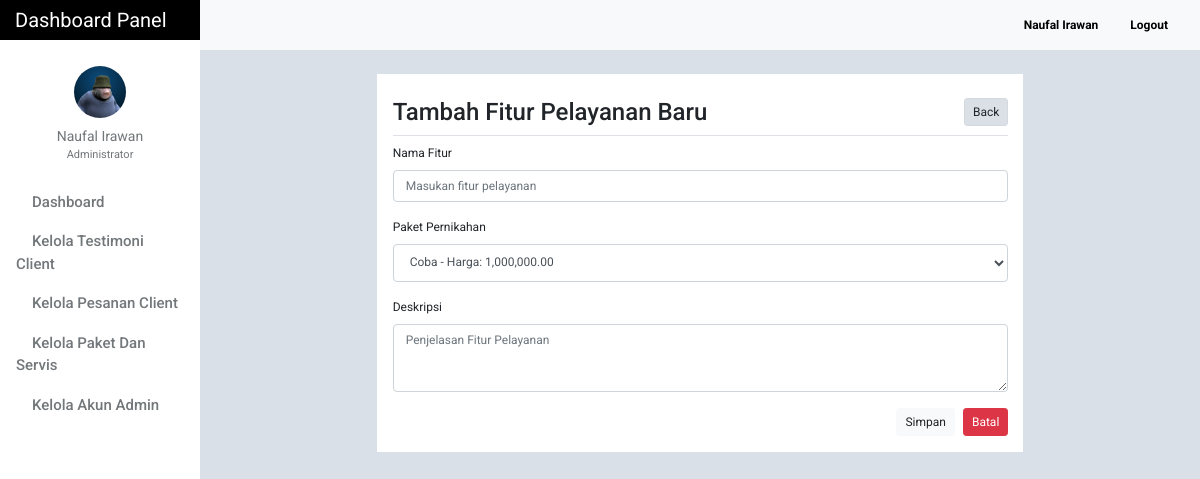
Screenshot of /admin/feature_add.php (signed in) with the database file from the repository.
### tables this page shows
CREATE TABLE `tblusers` (
  `id` int(11) NOT NULL,
  `firstname` varchar(32) NOT NULL,
  `lastname` varchar(32) NOT NULL,
  `gender` enum('m','f') NOT NULL,
  `username` varchar(50) NOT NULL,
  `password` varchar(50) NOT NULL,
  `email` varchar(100) NOT NULL,
  `designation` varchar(100) NOT NULL,
  `address` text NOT NULL,
  `access_level` enum('0','1','2') NOT NULL,
  `profile_picture` varchar(100) NOT NULL,
  `date_created` varchar(100) NOT NULL
);

### admin/include/database.php (called while the page is built, shortened)
<?php
class Database
{
    public $connection;
    public function open_connection()
    {
        $this->connection = mysqli_connect(DB_HOST, DB_USER, DB_PASS, DB_NAME);
    }
    public function query($sql)
    {
        $result = mysqli_query($this->connection, $sql);
        return $result;
    }
}
$db = new Database();
?>

### admin/include/db_object.php (called while the page is built, shortened)
<?php
class DB_Object
{
    public static function find_all() {
        return static::find_by_query("SELECT * FROM " . static::$db_table . " ORDER BY id DESC");
    }
    public static function find_by_id($id) {
        $the_result_array = static::find_by_query("SELECT * FROM " . static::$db_table . " WHERE id = $id ORDER BY id DESC  LIMIT 1 ");
        return !empty($the_result_array) ? array_shift($the_result_array) : false;
    }
    public static function find_by_query($sql) {
        global $db;
        $result_set = $db->query($sql);
        $the_object_array = array();
        while($row = mysqli_fetch_array($result_set)) {
            $the_object_array[] = static::instantiation($row);
        }
        return $the_object_array;
    }
    public static function instantiation($the_record){
        $the_object = new $calling_class;
        foreach($the_record as $the_attribute => $value)
        {
            if($the_object->has_the_attribute($the_attribute)) {
                $the_object->$the_attribute = $value;
            }
        }
        return $the_object;
    }
    private function has_the_attribute($the_attribute) {
        $object_properties = get_object_vars($this);
        return array_key_exists($the_attribute, $object_properties);
    }
}
?>

### admin/include/Users.php (called while the page is built, shortened)
<?php
class Users extends DB_Object
{
    public $profile_picture;
    public $upload_directory = "upload/users";
    public $image_placeholder = "http://placehold.it/64x64&text=images";
    public function profile_picture_picture() {
        return empty($this->profile_picture) ? $this->image_placeholder : $this->upload_directory. '/' .$this->profile_picture;
    }
}
?>

### admin/feature_add.php (the view, shortened to what this page needs)
<?php
    $category = category::find_all();
?>
<?php $users_profile = Users::find_by_id($_SESSION['id']); ?>
    <!doctype html>
    <html lang="en">
    <head>
        <link href="css/bootstrap.min.css" rel="stylesheet">
        <link href="css/dashboard.css" rel="stylesheet">
        <link rel="stylesheet" type="text/css" href="https://cdn.materialdesignicons.com/2.1.19/css/materialdesignicons.min.css">
        <link rel="stylesheet" href="../css/bootstrap-datepicker.css">
    </head>
<body>
<?php include_once 'include/sidebar.php'; ?>
    <div class="container">
        <div class="row">
            <div class="col-lg-8 offset-2 pl-3 pb-3 box-shadow mt-4">
                <form method="post" action="">
                    <h4 class="h4 mt-4 pb-2" style="border-bottom: 1px solid #dee2e6!important;">Tambah Fitur Pelayanan Baru
                     <a href="service_list.php" class="btn btn-sm btn-light active float-right" style="font-size: 12px;"><i class="mdi mdi-left-arrow"></i> Back</a></h4>
                    <div class="form-group">
                        <label for="title">Nama Fitur</label>
                        <input type="text" name="title" class="form-control" id="title"  placeholder="Masukan fitur pelayanan">
                    </div>
                    <div class="form-group">
                        <label for="wedding_type">Paket Pernikahan</label>
                        <select name="wedding_type" id="wedding_type" class="form-control">
                        <?php foreach ($category as $categories) : ?>
                            <option value="<?= $categories->id; ?>"><?= $categories->wedding_type; ?> - Harga: <?= number_format($categories->price, 2); ?></option>
                        <?php endforeach; ?>
                        </select>
                    </div>
                    <div class="form-group">
                        <label for="description">Deskripsi</label>
                        <textarea name="description" class="form-control" id="description" rows="3" placeholder="Penjelasan Fitur Pelayanan"></textarea>
                    </div>
                     <a href="service_list.php" class="btn btn-sm btn-danger float-right" style="font-size: 12px;">Batal</a>
                        <button type="submit" name="submit" class="btn btn-sm btn-light float-right mr-2" style="font-size: 12px;">Simpan</button>
                </form>
            </div>
        </div>
    </div>
<?php include_once 'include/footer.php';?>

### admin/include/sidebar.php (shortened to what this page needs)
<nav class="navbar sticky-top p-0" style="width: 16.7%;background-color: black;">
    <a class="navbar-brand col-sm-3 col-md-2 mr-0" style="color:white;" href="dashboard.php">
        Dashboard Panel
    </a>
</nav>
<div class="container-fluid">
    <div class="row">
        <nav class="col-md-2 d-none d-md-block bg-light sidebar">
            <div class="sidebar-sticky">
                <ul class="nav flex-column">
                    <li class="nav-item mt-3">
                        <div class="text-center">
                            <a href="users_profile.php" class="user-button">
                                <img src="<?= $users_profile->profile_picture_picture(); ?>" class="img-fluid rounded-circle" width="52" height="52" alt="">
                                <div class="user-profile"><?= $users_profile->firstname . ' ' . $users_profile->lastname; ?></div>
                            </a>
                                <div class="text-center mt-0" style="font-size: 11px;color:#72777a;">
                                    <?= ($users_profile->designation == 0) ? 'Administrator' : 'Moderator'; ?>
                                </div>
                        </div>
                    </li>
                    <li class="nav-item"><div class="dropdown-divider"></div></li>
                    <li class="nav-item">
                        <a class="nav-link" href="dashboard.php">
                            Dashboard <span class="sr-only">(current)</span>
                        </a>
                    </li>
                    <li class="nav-item"><div class="dropdown-divider"></div></li>
                    <li class="nav-item">
                        <a class="nav-link" href="testimoni.php">
                            Kelola Testimoni Client
                        </a>
                    </li>
                    <li class="nav-item"><div class="dropdown-divider"></div></li>
                    <li class="nav-item">
                        <a class="nav-link" href="client.php" >
                            Kelola Pesanan Client
                        </a>
                    </li>
                    <li class="nav-item"><div class="dropdown-divider"></div></li>
                    <li class="nav-item">
                        <a class="nav-link" href="service_list.php">
                            Kelola Paket dan Servis
                        </a>
                    </li>
                    <li class="nav-item"><div class="dropdown-divider"></div></li>
                    <li class="nav-item">
                        <a class="nav-link" href="users.php">
                            Kelola Akun Admin
                        </a>
                    </li>
                </ul>
            </div>
        </nav>
        <main role="main" class="col-md-9 ml-sm-auto col-lg-10" style="margin-top: -40px;z-index: 999">
            <nav class="navbar navbar-expand-lg navbar-light bg-light" style="margin-left:-15px;margin-right: -15px;">
                <div class="form-inline my-2 my-lg-0">
                    <a class="nav-link" href="users_profile.php"><b><?= ucfirst($users_profile->firstname) . ' ' . ucfirst($users_profile->lastname); ?></b></a>
                    <a class="nav-link" href="logout.php"><b><i class="mdi mdi-logout" style="color: #f44336!important;"></i> Logout</b></a>
                </div>
            </nav>

### admin/css/dashboard.css (style rules this page uses)
body { font-size: .875rem; font-family: 'Roboto', 'Segoe UI',sans-serif; background: #D9E0E7; }
.sidebar { position: fixed; top: 0; bottom: 0; left: 0; z-index: 100; padding: 0; box-shadow: inset -1px 0 0 rgba(0, 0, 0, .1); background-color: #fff; }
.sidebar-sticky { position: -webkit-sticky; position: sticky; top: 40px; height: calc(100vh - 48px); height: 100% !important; padding-top: 2.5rem; overflow-x: hidden; overflow-y: auto; background-color: #fff; }
.sidebar .nav-link { font-weight: 500; color: #72777a; font-size: 15px; text-transform: capitalize; transition: all 2s linear; font-family: 'Roboto', sans-serif; }
.nav.flex-column li.nav-item:nth-child(2) { margin-top:10px; }
.user-profile { color: #72777a; margin-top: 8px; }
img.img-fluid.rounded-circle { margin-top: 10px; }
.form-inline.my-2.my-lg-0 a.nav-link { color: black; font-size: 12px; }
.dropdown-divider { border-top: 1px solid #fff; }
.nav.flex-column a.nav-link { padding: .0rem 1rem; }
.user-profile { text-transform: capitalize; }
.col-lg-8.offset-2.pl-3.pb-3.box-shadow.mt-4 { background: white !important; box-shadow: none; }

### admin/feature_add.php (style rules this page uses)
body { margin-bottom: 2%; }
.box-shadow { box-shadow: 0 0 2px 1px rgba(0, 0, 0, 0.3); font-size: 12px; }
.form-control { font-size: 12px; }

### rows the page displays
tblusers: profile_picture (picture), firstname "Naufal", lastname "Irawan"

### other values shown
form field wedding_type "Coba - Harga: 1,000,000.00"
